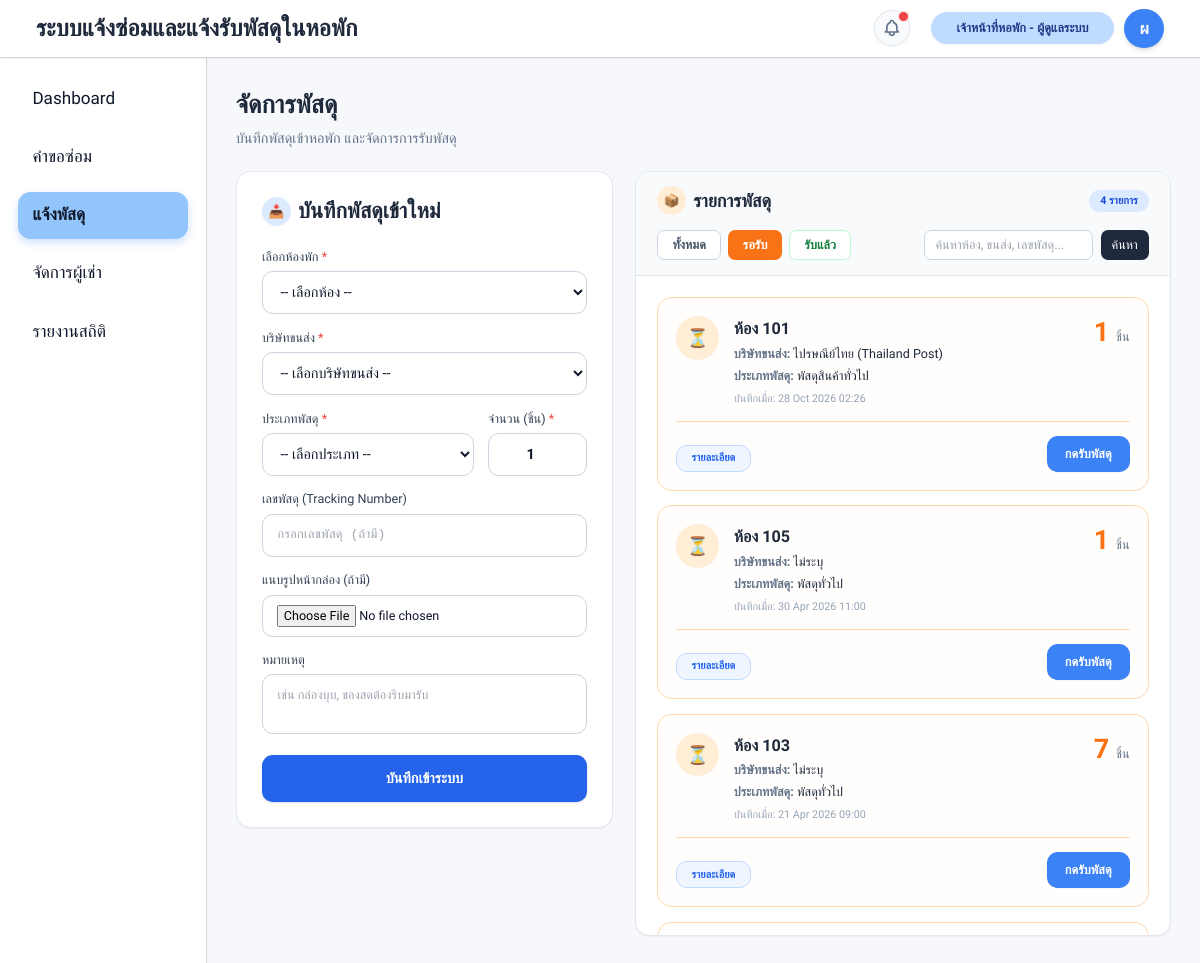
The page /admin/parcels.php (signed in) on the database its author committed.
### tables this page shows
CREATE TABLE `parcels` (
  `parcel_id` int(11) NOT NULL,
  `room_id` int(11) NOT NULL,
  `recorded_by` int(11) NOT NULL,
  `courier` varchar(100) DEFAULT NULL,
  `parcel_type` varchar(100) DEFAULT 'พัสดุทั่วไป',
  `tracking_number` varchar(100) DEFAULT NULL,
  `note` text DEFAULT NULL,
  `image` varchar(255) DEFAULT NULL,
  `quantity` int(11) DEFAULT 1,
  `image_path` varchar(255) DEFAULT NULL,
  `status` enum('รอรับ','รับแล้ว') DEFAULT 'รอรับ',
  `pickup_note` varchar(255) DEFAULT NULL,
  `received_at` datetime DEFAULT current_timestamp(),
  `picked_up_at` datetime DEFAULT NULL
);

CREATE TABLE `rooms` (
  `room_id` int(11) NOT NULL,
  `room_no` varchar(10) NOT NULL,
  `floor` int(11) NOT NULL
);

### admin/parcels.php (the view, shortened to what this page needs)
<?php
require_once "../config/db.php";
require_once "layout.php";
$status_filter = $_GET["status"] ?? "รอรับ";
$search = trim($_GET["search"] ?? "");
$sql = "
  SELECT p.*, r.room_no
  FROM parcels p
  JOIN rooms r ON p.room_id = r.room_id
  WHERE 1=1
";
$params = [];
if ($status_filter !== "all") {
    $sql .= " AND p.status = ?";
    $params[] = $status_filter;
}
$sql .= " ORDER BY p.status DESC, p.received_at DESC";
$stmt = $pdo->prepare($sql);
$stmt->execute($params);
$latest = $stmt->fetchAll(PDO::FETCH_ASSOC);
?>
<div class="max-w-[1200px] mx-auto space-y-6">
  <div class="flex justify-between items-center">
    <div>
      <h1 class="text-[28px] font-bold text-slate-800">จัดการพัสดุ</h1>
      <p class="text-slate-500 mt-1">บันทึกพัสดุเข้าหอพัก และจัดการการรับพัสดุ</p>
    </div>
  </div>
  <div class="grid grid-cols-1 lg:grid-cols-12 gap-6">
    <div class="lg:col-span-5">
      <div class="bg-white rounded-2xl border border-slate-200 shadow-sm p-7">
        <h2 class="text-2xl font-bold text-slate-800 mb-6 flex items-center gap-2">
          <span class="w-8 h-8 rounded-full bg-blue-100 flex items-center justify-center text-sm">📥</span>
          บันทึกพัสดุเข้าใหม่
        </h2>
        <form method="POST" enctype="multipart/form-data" class="space-y-4">
          <div>
            <label class="block mb-1.5 text-slate-700 font-medium text-sm">เลือกห้องพัก <span class="text-red-500">*</span></label>
            <select name="room_id" required class="w-full h-[48px] rounded-xl border border-slate-300 px-4 focus:ring-2 focus:ring-blue-300 outline-none">
              <option value="">-- เลือกห้อง --</option>
            </select>
          </div>
          <div>
            <label class="block mb-1.5 text-slate-700 font-medium text-sm">บริษัทขนส่ง <span class="text-red-500">*</span></label>
            <select name="courier" id="courier_select" required class="w-full h-[48px] rounded-xl border border-slate-300 px-4 focus:ring-2 focus:ring-blue-300 outline-none">
              <option value="">-- เลือกบริษัทขนส่ง --</option>
            </select>
          </div>
          <div class="grid grid-cols-3 gap-4">
            <div class="col-span-2">
              <label class="block mb-1.5 text-slate-700 font-medium text-sm">ประเภทพัสดุ <span class="text-red-500">*</span></label>
              <select name="parcel_type" id="parcel_type_select" required class="w-full h-[48px] rounded-xl border border-slate-300 px-4 focus:ring-2 focus:ring-blue-300 outline-none">
                <option value="">-- เลือกประเภท --</option>
              </select>
            </div>
            <div>
              <label class="block mb-1.5 text-slate-700 font-medium text-sm">จำนวน (ชิ้น) <span class="text-red-500">*</span></label>
              <input type="number" name="quantity" min="1" value="1" required class="w-full h-[48px] rounded-xl border border-slate-300 px-4 focus:ring-2 focus:ring-blue-300 outline-none text-center font-bold">
            </div>
          </div>
          <div>
            <label class="block mb-1.5 text-slate-700 font-medium text-sm">เลขพัสดุ (Tracking Number)</label>
            <input type="text" name="tracking_number" placeholder="กรอกเลขพัสดุ (ถ้ามี)" class="w-full h-[48px] rounded-xl border border-slate-300 px-4 focus:ring-2 focus:ring-blue-300 outline-none font-mono text-sm tracking-wide">
          </div>
          <div>
            <label class="block mb-1.5 text-slate-700 font-medium text-sm">แนบรูปหน้ากล่อง (ถ้ามี)</label>
            <input type="file" name="parcel_image" accept="image/*" class="w-full border border-slate-300 rounded-xl px-4 py-2.5 bg-slate-50 text-sm">
          </div>
          <div>
            <label class="block mb-1.5 text-slate-700 font-medium text-sm">หมายเหตุ</label>
            <textarea name="note" rows="2" placeholder="เช่น กล่องบุบ, ของสดต้องรีบมารับ" class="w-full rounded-xl border border-slate-300 px-4 py-3 focus:ring-2 focus:ring-blue-300 outline-none resize-none text-sm"></textarea>
          </div>
          <button type="submit" class="w-full h-[52px] rounded-xl bg-blue-600 hover:bg-blue-700 text-white font-bold transition shadow mt-2">
            บันทึกเข้าระบบ
          </button>
        </form>
      </div>
    </div>
    <div class="lg:col-span-7">
      <div class="bg-white rounded-2xl border border-slate-200 shadow-sm flex flex-col h-[850px] overflow-hidden">
        <div class="px-6 py-4 border-b border-slate-200 bg-slate-50 flex flex-col gap-4 shrink-0">
          <div class="flex justify-between items-center">
            <h2 class="text-xl font-bold text-slate-800 flex items-center gap-2">
              <span class="w-8 h-8 rounded-full bg-orange-100 flex items-center justify-center text-sm">📦</span>
              รายการพัสดุ
            </h2>
            <span class="bg-blue-100 text-blue-700 px-3 py-1 rounded-full text-xs font-bold">
              <?= count($latest) ?> รายการ
            </span>
          </div>
          <form method="GET" class="flex flex-col sm:flex-row justify-between items-center gap-3">
            <div class="flex gap-2 w-full sm:w-auto">
              <button type="submit" name="status" value="all" class="px-4 py-1.5 rounded-lg text-sm font-semibold transition <?= $status_filter === 'all' ? 'bg-slate-800 text-white' : 'bg-white border border-slate-300 text-slate-600 hover:bg-slate-100' ?>">ทั้งหมด</button>
              <button type="submit" name="status" value="รอรับ" class="px-4 py-1.5 rounded-lg text-sm font-semibold transition <?= $status_filter === 'รอรับ' ? 'bg-orange-500 text-white border-orange-500' : 'bg-white border border-orange-200 text-orange-600 hover:bg-orange-50' ?>">รอรับ</button>
              <button type="submit" name="status" value="รับแล้ว" class="px-4 py-1.5 rounded-lg text-sm font-semibold transition <?= $status_filter === 'รับแล้ว' ? 'bg-green-500 text-white border-green-500' : 'bg-white border border-green-200 text-green-700 hover:bg-green-50' ?>">รับแล้ว</button>
            </div>
            <div class="flex gap-2 w-full sm:w-auto flex-1 max-w-[250px]">
              <input type="text" name="search" value="<?= htmlspecialchars($search) ?>" placeholder="ค้นหาห้อง, ขนส่ง, เลขพัสดุ..." class="w-full h-[34px] rounded-lg border border-slate-300 px-3 text-sm focus:outline-none focus:border-blue-500">
              <button type="submit" class="bg-slate-800 text-white px-3 h-[34px] rounded-lg text-sm hover:bg-slate-700 transition">ค้นหา</button>
            </div>
          </form>
        </div>
        <div class="p-6 space-y-4 overflow-y-auto">
          <?php if (count($latest) > 0): ?>
            <?php foreach ($latest as $item): ?>
              <?php $isPending = $item["status"] === "รอรับ"; ?>
              <div class="border <?= $isPending ? 'border-orange-200 bg-orange-50/20' : 'border-slate-200 bg-white' ?> rounded-2xl p-5 hover:shadow-md transition">
                <div class="flex justify-between items-start">
                  <div class="flex gap-4">
                    <div class="w-12 h-12 rounded-full <?= $isPending ? 'bg-orange-100 text-orange-600' : 'bg-green-100 text-green-600' ?> flex items-center justify-center text-xl shrink-0">
                      <?= $isPending ? '⏳' : '✓' ?>
                    </div>
                    <div>
                      <div class="flex items-baseline gap-2 mb-1">
                        <p class="font-bold text-slate-800 text-lg">ห้อง <?= htmlspecialchars($item["room_no"]) ?></p>
                      </div>
                      <div class="text-sm text-slate-600 space-y-1">
                        <p><span class="font-semibold text-slate-500">บริษัทขนส่ง:</span> <span class="text-slate-800 font-medium"><?= htmlspecialchars($item["courier"] ?? "ไม่ระบุ") ?></span></p>
                        <p><span class="font-semibold text-slate-500">ประเภทพัสดุ:</span> <span class="text-slate-800 font-medium"><?= htmlspecialchars($item["parcel_type"] ?? "พัสดุทั่วไป") ?></span></p>
                        <p class="text-slate-400 text-xs pt-1">บันทึกเมื่อ: <?= !empty($item["received_at"]) ? date("d M Y H:i", strtotime($item["received_at"])) : '-' ?></p>
                      </div>
                    </div>
                  </div>
                  <div class="text-right">
                    <p class="text-3xl font-bold <?= $isPending ? 'text-orange-500' : 'text-slate-700' ?>">
                      <?= $item["quantity"] ?> <span class="text-sm font-normal text-slate-500">ชิ้น</span>
                    </p>
                  </div>
                </div>
                <div class="my-4 border-t <?= $isPending ? 'border-orange-200' : 'border-slate-100' ?>"></div>
                <div class="flex items-end justify-between gap-4">
                  <div class="text-sm">
                    <button type="button" onclick="openParcelDetail('detail-<?= $item['parcel_id'] ?>')" class="bg-blue-50 text-blue-600 hover:bg-blue-100 border border-blue-200 font-semibold px-4 py-1.5 rounded-xl transition text-xs flex items-center gap-1.5">
                      รายละเอียด
                    </button>
                  </div>
                  <div>
                    <?php if ($isPending): ?>
                      <button onclick="openPickupModal(<?= $item['parcel_id'] ?>, '<?= htmlspecialchars($item['room_no']) ?>')" class="bg-blue-500 hover:bg-blue-600 text-white font-bold text-sm px-5 py-2.5 rounded-xl shadow-sm transition whitespace-nowrap">
                        กดรับพัสดุ
                      </button>
                    <?php endif; ?>
                  </div>
                </div>
              </div>
            <?php endforeach; ?>
          <?php endif; ?>
        </div>
      </div>
    </div>
  </div>
</div>

### admin/layout.php (style rules this page uses)
:root { --ui-zoom:.9 }
body { zoom:var(--ui-zoom) }
* { font-family:'Sarabun',sans-serif }
body { background:#f7f8fb;color:#0f172a }
button,.btn-ui,a[class*="bg-"] { cursor:pointer;transition:.2s; }
input,select,textarea { background:#fff!important;border-color:#cbd5e1!important; }

### rows shown on the page
parcels: room.room_no "101", courier "ไปรษณีย์ไทย (Thailand Post)", parcel_type "พัสดุสินค้าทั่วไป", received_at "28 Oct 2026 02:26", quantity "1"
parcels: room.room_no "105", courier "ไม่ระบุ", parcel_type "พัสดุทั่วไป", received_at "30 Apr 2026 11:00", quantity "1"
parcels: room.room_no "103", courier "ไม่ระบุ", parcel_type "พัสดุทั่วไป", received_at "21 Apr 2026 09:00", quantity "7"

### other values the page prints
$_SESSION["full_name"] "ผู้ดูแลระบบ"
$profileChar "ผ"
count($latest) "4"
